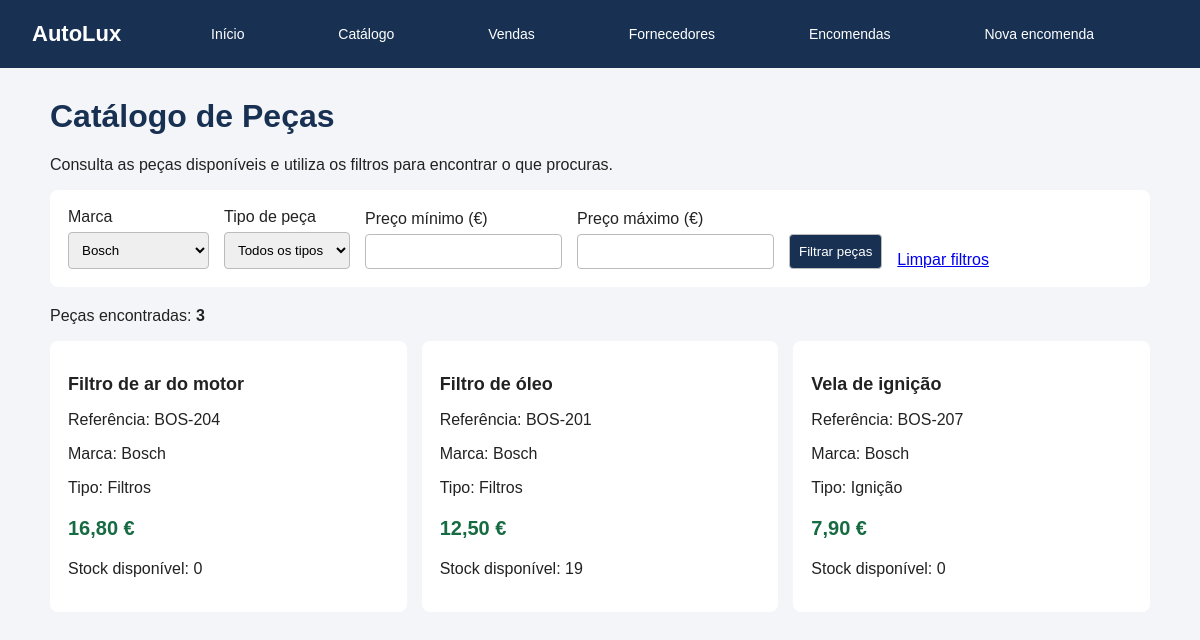
Screenshot of /catalogo.php?marca=Bosch with the database file from the repository.
### tables this page shows
CREATE TABLE IF NOT EXISTS pecas (
    id INT AUTO_INCREMENT PRIMARY KEY,
    referencia VARCHAR(50) NOT NULL UNIQUE,
    nome VARCHAR(150) NOT NULL,
    marca VARCHAR(80) NOT NULL,
    fornecedor_id INT NULL,
    tipo VARCHAR(80) NOT NULL,
    preco DECIMAL(10,2) NOT NULL,
    stock INT NOT NULL DEFAULT 0
);

### catalogo.php (the view, shortened to what this page needs)
<?php
require_once __DIR__ . '/config/database.php';
$marca = trim($_GET['marca'] ?? '');
$precoMin = trim($_GET['preco_min'] ?? '');
$precoMax = trim($_GET['preco_max'] ?? '');
$sql = 'SELECT id, referencia, nome, marca, tipo, preco, stock
        FROM pecas
        WHERE 1 = 1';
$parametros = [];
if ($marca !== '') {
    $sql .= ' AND marca = :marca';
    $parametros['marca'] = $marca;
}
$sql .= ' ORDER BY nome ASC';
$stmt = $pdo->prepare($sql);
$stmt->execute($parametros);
$pecas = $stmt->fetchAll();
$marcas = $pdo->query(
    'SELECT DISTINCT marca FROM pecas ORDER BY marca'
)->fetchAll(PDO::FETCH_COLUMN);
function escapar($valor) {
    return htmlspecialchars((string) $valor, ENT_QUOTES, 'UTF-8');
}
?>
<!DOCTYPE html>
<html lang="pt">
<head>
    <link rel="stylesheet" href="assets/menu.css">
</head>
<body>
    <?php include __DIR__ . '/includes/menu.php'; ?>
    <main class="conteudo-pagina">
    <h1>Catálogo de Peças</h1>
    <p>Consulta as peças disponíveis e utiliza os filtros para encontrar o que procuras.</p>
    <form method="GET" action="catalogo.php">
        <div class="filtros">
            <div class="campo">
                <label for="marca">Marca</label>
                <select name="marca" id="marca">
                    <?php foreach ($marcas as $opcao): ?>
                        <option value="<?= escapar($opcao) ?>"
                            <?= $marca === $opcao ? 'selected' : '' ?>>
                            <?= escapar($opcao) ?>
                        </option>
                    <?php endforeach; ?>
                </select>
            </div>
            <div class="campo">
                <label for="tipo">Tipo de peça</label>
                <select name="tipo" id="tipo">
                    <option value="">Todos os tipos</option>
                </select>
            </div>
            <div class="campo">
                <label for="preco_min">Preço mínimo (€)</label>
                <input type="number" name="preco_min" id="preco_min"
                    min="0" step="0.01"
                    value="<?= escapar($precoMin) ?>">
            </div>
            <div class="campo">
                <label for="preco_max">Preço máximo (€)</label>
                <input type="number" name="preco_max" id="preco_max"
                    min="0" step="0.01"
                    value="<?= escapar($precoMax) ?>">
            </div>
            <button type="submit">Filtrar peças</button>
            <a href="catalogo.php">Limpar filtros</a>
        </div>
    </form>
    <p>Peças encontradas: <strong><?= count($pecas) ?></strong></p>
    <div class="pecas">
        <?php if (count($pecas) === 0): ?>
            <p>Não foram encontradas peças com os filtros selecionados.</p>
        <?php else: ?>
            <?php foreach ($pecas as $peca): ?>
                <article class="peca">
                    <h2><?= escapar($peca['nome']) ?></h2>
                    <p>Referência: <?= escapar($peca['referencia']) ?></p>
                    <p>Marca: <?= escapar($peca['marca']) ?></p>
                    <p>Tipo: <?= escapar($peca['tipo']) ?></p>
                    <p class="preco">
                        <?= number_format((float) $peca['preco'], 2, ',', '.') ?> €
                    </p>
                    <p>Stock disponível: <?= (int) $peca['stock'] ?></p>
                </article>
            <?php endforeach; ?>
        <?php endif; ?>
    </div>
    </main>
</body>
</html>

### catalogo.php (style rules this page uses)
* { box-sizing: border-box; }
body { margin: 0; padding: 0; width: 100%; max-width: none; font-family: Arial, sans-serif; background: #f3f5f8; color: #222; }
.conteudo-pagina { width: min(1100px, 92%); margin: 30px auto; }
h1 { color: #183153; }
form, .peca { background: white; padding: 18px; border-radius: 8px; margin-bottom: 20px; }
.filtros { display: flex; flex-wrap: wrap; gap: 15px; align-items: end; }
.campo { display: flex; flex-direction: column; gap: 6px; }
input, select, button { padding: 9px; border: 1px solid #bbb; border-radius: 4px; }
button { background: #183153; color: white; cursor: pointer; }
.pecas { display: grid; grid-template-columns: repeat(auto-fit, minmax(230px, 1fr)); gap: 15px; }
.peca h2 { font-size: 18px; }
.preco { font-size: 20px; font-weight: bold; color: #176b42; }

### rows the page displays
pecas: nome "Filtro de ar do motor", referencia "BOS-204", marca "Bosch", tipo "Filtros", preco "16,80", stock "0"
pecas: nome "Filtro de óleo", referencia "BOS-201", marca "Bosch", tipo "Filtros", preco "12,50", stock "19"
pecas: nome "Vela de ignição", referencia "BOS-207", marca "Bosch", tipo "Ignição", preco "7,90", stock "0"

### other values shown
count($pecas) "3"
form field marca "Bosch"
